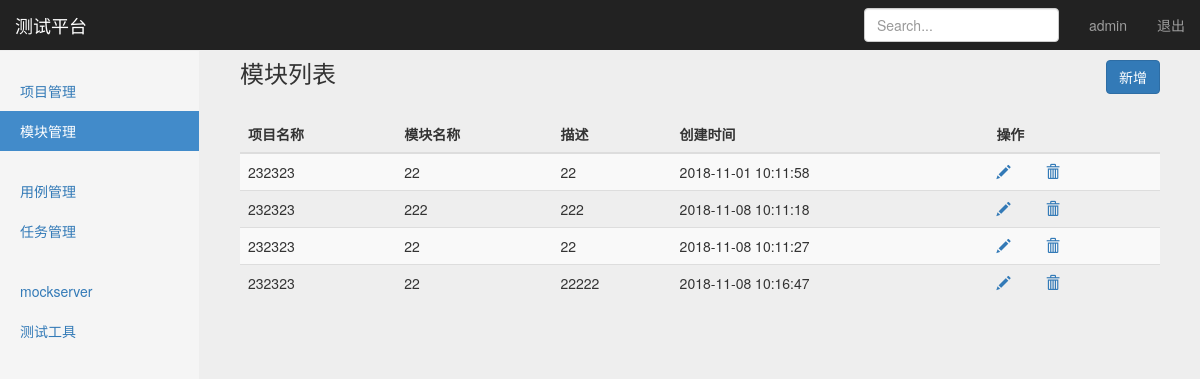
Page /manage/module_manage/ (signed in) on the earlier database version.
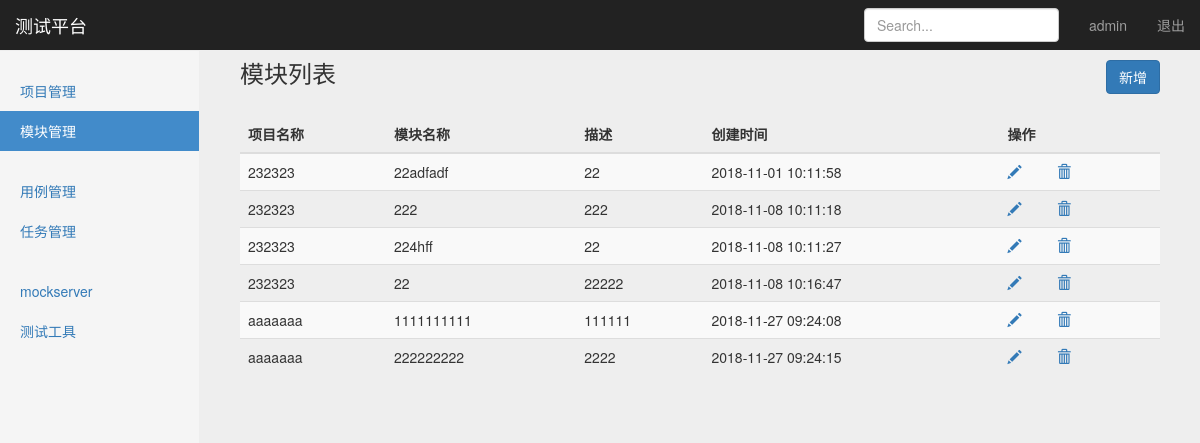
Same page on the later database version.
### project_app/models.py (models this page shows, shortened)
class Module(models.Model):
    project = models.ForeignKey(Project,on_delete=models.CASCADE)
    mname = models.CharField("名称",max_length=255,blank=False,default="")
    description = models.CharField("描述", max_length=255, default="")
    create_time = models.DateTimeField("创建时间", auto_now=True)

class Project(models.Model):
    pname = models.CharField("名称",max_length=255,blank=False,default="")
    description = models.CharField("描述",max_length=255,default="")
    status = models.BooleanField("状态",default=True)
    create_time = models.DateTimeField("创建时间",auto_now=True)
    def __str__(self):
        return self.pname

### project_app/views/module_views.py (the view)
# urls.py: path("module_manage/", module_views.list_module),
@login_required
def list_module(request):
    cuser_name = request.session.get("cuser_name", "")
    latest_module_list = Module.objects.all()
    return render(request, "module_manage.html", {"cuser_name": cuser_name,"latest_module_list": latest_module_list,
                                                "type": "list"}
                  )

### templates/module_manage.html (shortened to what this page needs)
{% extends "base.html" %}
{% block content %}
    <nav class="navbar navbar-inverse navbar-fixed-top">
      <div class="container-fluid">
        <div class="navbar-header">
          <a class="navbar-brand" href="#">测试平台</a>
        </div>
        <div id="navbar" class="navbar-collapse collapse">
          <ul class="nav navbar-nav navbar-right">
            <li><a>{{ cuser_name }}</a></li>
            <li><a href="/logout/">退出</a></li>
          </ul>
          <form class="navbar-form navbar-right">
            <input type="text" class="form-control" placeholder="Search...">
          </form>
        </div>
      </div>
    </nav>
    <div class="container-fluid">
      <div class="row">
        <div class="col-sm-3 col-md-2 sidebar">
          <ul class="nav nav-sidebar">
            <li ><a href="/manage/project_manage">项目管理</a></li>
            <li class="active"><a href="/manage/module_manage">模块管理</a></li>
          </ul>
          <ul class="nav nav-sidebar">
            <li><a href="/interface/case_manage">用例管理</a></li>
            <li><a href="/interface/task_manage">任务管理</a></li>
          </ul>
          <ul class="nav nav-sidebar">
            <li><a href="">mockserver</a></li>
            <li><a href="">测试工具</a></li>
          </ul>
        </div>
        {% if type == "list" %}
        <form  action="" method="post">
        <div class="col-sm-9 col-sm-offset-3 col-md-10 col-md-offset-2 main">
          <h3 class="page-header">模块列表
          <button id="add_btn"
                  type="button" class="btn btn-primary" style="float: right"
                  onclick="window.location.href='/manage/module_add'"
          >新增</button>
          </h3>
          <div class="table-responsive">
             <table class="table table-striped">
              <thead>
                <tr>
                  <th>项目名称</th>
                  <th>模块名称</th>
                  <th>描述</th>
                  <th>创建时间</th>
                  <th>操作</th>
                </tr>
              </thead>
              <tbody>
              {% for module_list in latest_module_list %}
                <tr>
                  <td>{{ module_list.project}}</td>
                  <td>{{ module_list.mname }}</td>
                  <td>{{ module_list.description}}</td>
                  <td>{{ module_list.create_time | date:"Y-m-d H:i:s"}}</td>
                  <td>
                  <a id="op_edit{{module_list.id }}" title="编辑" class="glyphicon glyphicon-pencil"  href="/manage/module_edit/{{module_list.id }}"></a>
                  <a id="op_del{{module_list.id }}" title="删除" class="glyphicon glyphicon-trash" href="/manage/module_delete/{{module_list.id }}"></a>
                  </td>
                </tr>
              {% endfor %}
              </tbody>
            </table>
          </div>
        </div>
      </form>
      {% endif %}
      </div>
    </div>
 {% endblock %}

Differences in the rows shown:
changed Module: mname "22" → "22adfadf"
changed Module: mname "22" → "224hff"
added Module: project "aaaaaaa", mname "1111111111", description "111111", create_time "2018-11-27 09:24:08"
added Module: project "aaaaaaa", mname "222222222", description "2222", create_time "2018-11-27 09:24:15"
